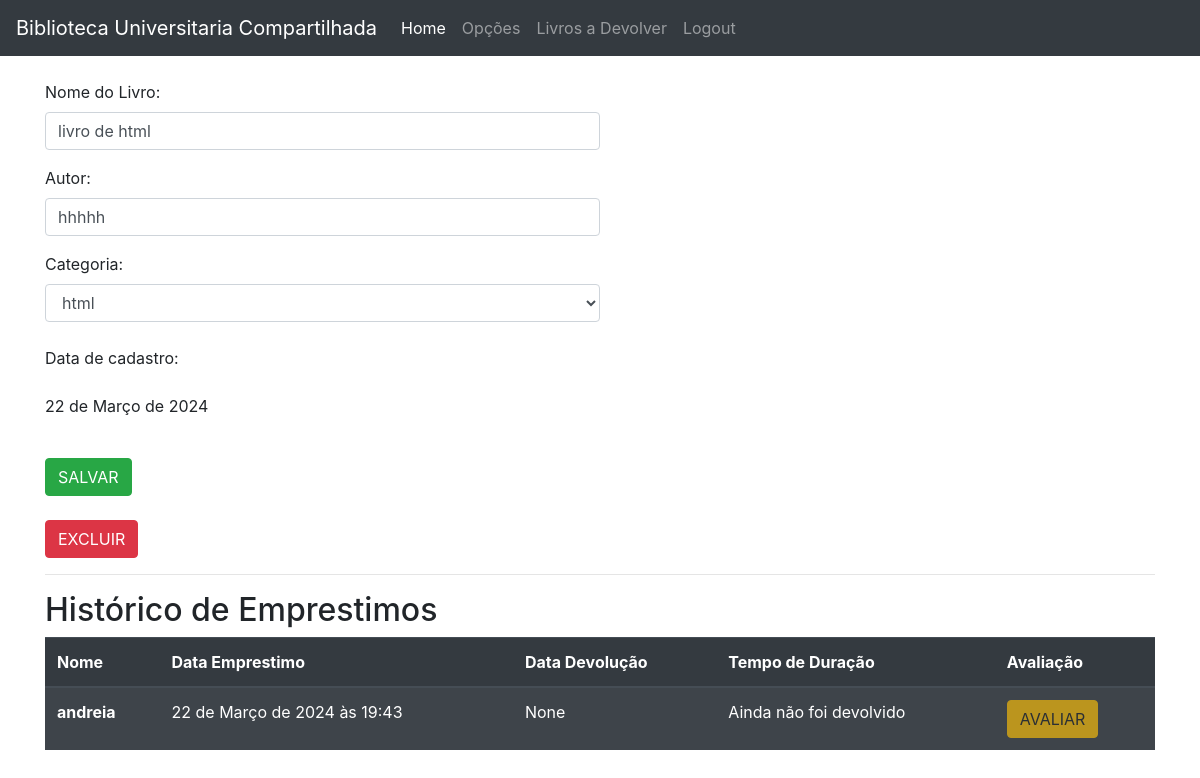
Screenshot of /livro/ver_livro/9 (signed in) with the database file from the repository.
### livro/models.py (models this page shows, shortened)
class Livro(models.Model):
    img = models.ImageField(upload_to='capa_livro', null=True, blank=True)
    nome = models.CharField(max_length = 100)
    autor = models.CharField(max_length = 30)
    data_cadastro = models.DateField(default = date.today)
    emprestado = models.BooleanField(default = False)
    categoria = models.ForeignKey(Categoria, on_delete=models.SET_NULL, null = True)
    usuario = models.ForeignKey(Usuario, on_delete=models.SET_NULL, null = True)

class Emprestimo(models.Model):
    choices = (
        ('P', 'Pessimo'),
        ('R', 'Ruim'),
        ('M', 'Mediano'),
        ('B', 'Bom'),
        ('O', 'Otimo')
    )
    nome_emprestado = models.ForeignKey(Usuario, on_delete=models.SET_NULL, null = True)
    data_emprestimo = models.DateTimeField(default =datetime.datetime.now())
    data_devolucao = models.DateTimeField(blank = True, null = True)
    livro = models.ForeignKey(Livro, on_delete=models.SET_NULL, null = True)
    avaliacao = models.CharField(max_length = 1, choices=choices, null = True, blank = True)

### usuarios/models.py (models this page shows)
class Usuario(models.Model):
    nome = models.CharField(max_length = 30)
    email = models.EmailField()
    senha = models.CharField(max_length = 64)
    def __str__(self) -> str:
        return self.nome

### livro/views.py (the view)
# urls.py: path('ver_livro/<int:id>',views.ver_livros, name = 'ver_livros'),
def ver_livros(request, id):
    if request.session.get('usuario'):
        livro = Livro.objects.get(id = id)
        if request.session.get('usuario') == livro.usuario.id:
            usuario = Usuario.objects.get(id = request.session['usuario'])
            categoria_livro = Categoria.objects.all
            emprestimos = Emprestimo.objects.filter(livro = livro)
            form = CadastroLivro()
            form.fields['usuario'].initial = request.session['usuario']
            form_categoria = CategoriaLivro()
            usuarios = Usuario.objects.all()
            livros_emprestar = Livro.objects.filter(usuario = usuario).filter(emprestado = False)
            livros_emprestados = Livro.objects.filter(usuario = usuario).filter(emprestado = True)
            return render(request,'ver_livro.html', {'livro': livro, 'categoria_livro': categoria_livro,
                                                     'emprestimos':emprestimos,
                                                     'usuario_logado': request.session.get('usuario'),
                                                     'form':form,'id_livro':id,
                                                     'form_categoria':form_categoria,
                                                     'usuarios': usuarios,
                                                     'livros_emprestar': livros_emprestar,
                                                     'livros_emprestados':livros_emprestados})
        else:
            return HttpResponse('Esse livro não é seu')

### livro/forms.py
class CadastroLivro(forms.ModelForm):
    class Meta:
        model = Livro
        fields = '__all__'
    def __init__(self, *args, **kwargs):
        super().__init__(*args, **kwargs)
        self.fields['usuario'].widget = forms.HiddenInput()

class CategoriaLivro(forms.ModelForm):
    class Meta:
        model = Categoria
        fields = '__all__'

### livro/models.py (called while the page is built)
    def __str__(self) -> str:
        return self.nome

### livro/templatetags/filtros.py (called while the page is built)
@register.filter
def mostra_duracao(value1,value2):
    if isinstance(value1, datetime) and isinstance(value2, datetime):
        dias = (value1 -  value2).days
        texto = 'Dias'
        if dias == 1:
            texto = 'Dia'
        return f"{dias} {texto}"
    return "Ainda não foi devolvido"

### livro/templates/ver_livro.html (shortened to what this page needs)
{% extends 'base.html' %}
{% load filtros %}
{% block 'conteudo' %}
    <div class="container">
        <br>
        <form action="{% url 'alterar_livro' %}" method="POST">
            <p>
              <label>Nome do Livro:</label>
              <input style="width: 50%;" class="form-control" value="{{livro.nome}}" name="nome_livro">
            </p>
            <p>
              <label>Autor:</label>
              <input style="width: 50%;" class="form-control" value="{{livro.autor}}" name="autor">
            </p>
            <label>Categoria:</label>
            <br>
            <select style="width: 50%;" class="form-control" name="categoria_id">
                {% for i in categoria_livro %}
                    {% if livro.categoria.nome == i.nome %}
                        <option value="{{i.id}}" selected>{{i}}</option>
                    {% else %}
                        <option value="{{i.id}}">{{i}}</option>
                    {% endif %}
                {% endfor %}
            <select>
            <br>
            <p>
              <label>Data de cadastro:</label>
              <p>{{livro.data_cadastro}}</p>
            </p>
            <br>
            <input type="submit" class="btn btn-success btn-md" value="SALVAR">
        </form>
        <br>
        <button type="button" class="btn btn-danger" data-toggle="modal" data-target="#exampleModal2">
            EXCLUIR
          </button>
        <hr>
        <h2>Histórico de Emprestimos</h2>
        <table class="table table-striped table-dark">
            <thead>
              <tr>
                <th scope="col">Nome</th>
                <th scope="col">Data Emprestimo</th>
                <th scope="col">Data Devolução</th>
                <th scope="col">Tempo de Duração</th>
                <th scope="col">Avaliação</th>
              </tr>
            </thead>
            <tbody>
              {% for i in emprestimos %}
              <tr>
                <th scope="row">{{i.nome_emprestado}}</th>
                <td>{{i.data_emprestimo}}</td>
                <td>{{i.data_devolucao}}</td>
                <td>{{i.data_devolucao|mostra_duracao:i.data_emprestimo}}</td>
                <td>
                {% if i.avaliacao == None and i.data_devolucao != None %}
                  <button onclick="avaliacao({{i.id}})" class="btn btn-info" data-toggle="modal" data-target="#exampleModal1">AVALIAR</button>
                {% else %}
                  {% if i.data_devolucao == None %}
                    <button class="btn btn-warning disabled">AVALIAR</button>
                {% endif %}
                {% endif %}
                </td>
              </tr>
              {% endfor %}
            </tbody>
          </table>
    </div>
{% endblock %}

### rows the page displays
Livro: nome_livro "livro de html", autor "hhhhh", data_cadastro "22 de Março de 2024"
Emprestimo: nome_emprestado "andreia", data_emprestimo "22 de Março de 2024 às 19:43", data_devolucao "None", data_devolucao|mostra_duracao "Ainda não foi devolvido", shows "AVALIAR"

### other values shown
form field categoria_id "html"
